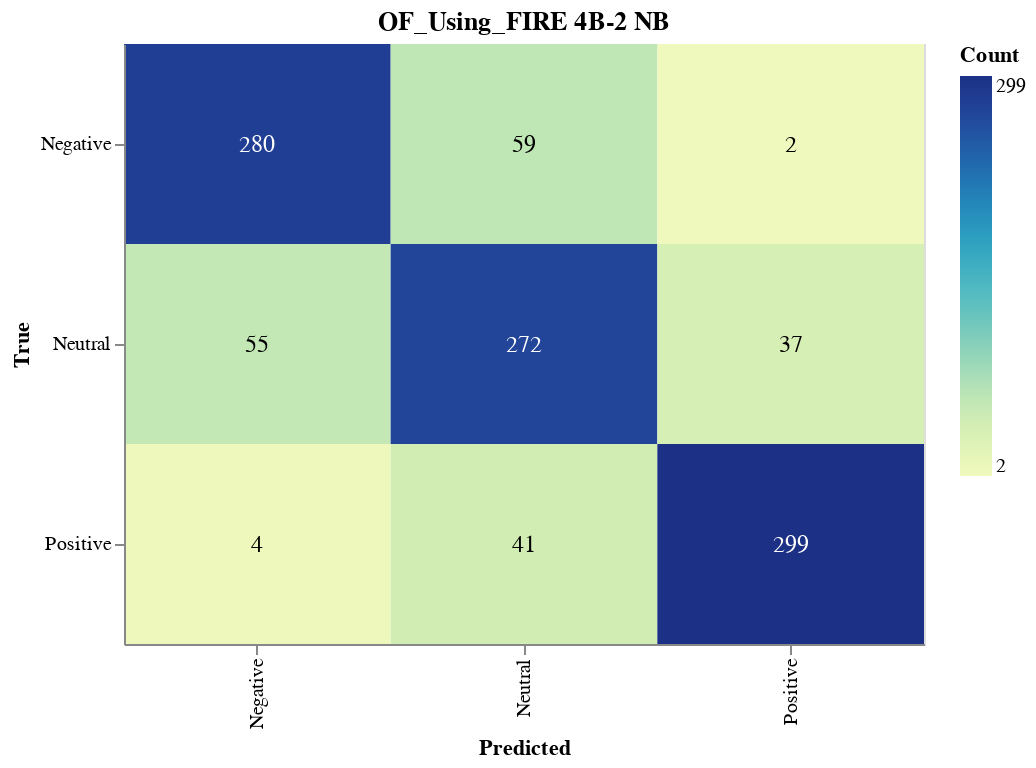

Notebook code for this chart:
### Markdown cell above
#### Save Confusion Matrix

### Code cell
import altair as alt
import pandas as pd
from sklearn.metrics import confusion_matrix

# Calculate the confusion matrix
cm = confusion_matrix(true_labels, nb_validation_predictions)

# Define class names
class_names = ['Negative', 'Neutral', 'Positive']

# Convert confusion matrix to DataFrame
cm_df = pd.DataFrame(cm, index=class_names, columns=class_names).reset_index().melt(id_vars='index')
cm_df.columns = ['True', 'Predicted', 'Count']

# Ensure the order of categories
cm_df['True'] = pd.Categorical(cm_df['True'], categories=class_names, ordered=True)
cm_df['Predicted'] = pd.Categorical(cm_df['Predicted'], categories=class_names, ordered=True)

# Create the Altair plot
heatmap = alt.Chart(cm_df).mark_rect().encode(
    x=alt.X('Predicted:O', sort=class_names),
    y=alt.Y('True:O', sort=class_names),
    color='Count:Q',
    tooltip=['True', 'Predicted', 'Count']
).properties(
    width=400,
    height=300,
    title='OF_Using_FIRE 4B-2 NB'
)

# Add text labels
text = heatmap.mark_text(
    align='center',
    baseline='middle',
    fontSize=12
).encode(
    text='Count:Q',
    color=alt.condition(
        alt.datum.Count > cm.max() / 2,
        alt.value('white'),
        alt.value('black')
    )
)

# Combine heatmap and text
final_chart = heatmap + text

# Display the plot
final_chart.show()

### Figure 1 — Vega-Lite specification as saved in the notebook (floating-point values rounded to 4 significant figures)
{"config": {"view": {"continuousWidth": 300, "continuousHeight": 300}}, "layer": [{"mark": {"type": "rect"}, "encoding": {"color": {"field": "Count", "type": "quantitative"}, "tooltip": [{"field": "True", "type": "ordinal"}, {"field": "Predicted", "type": "ordinal"}, {"field": "Count", "type": "quantitative"}], "x": {"field": "Predicted", "sort": ["Negative", "Neutral", "Positive"], "type": "ordinal"}, "y": {"field": "True", "sort": ["Negative", "Neutral", "Positive"], "type": "ordinal"}}, "title": "OF_Using_FIRE 4B-2 NB"}, {"mark": {"type": "text", "align": "center", "baseline": "middle", "fontSize": 12}, "encoding": {"color": {"condition": {"test": "(datum.Count > 149.5)", "value": "white"}, "value": "black"}, "text": {"field": "Count", "type": "quantitative"}, "tooltip": [{"field": "True", "type": "ordinal"}, {"field": "Predicted", "type": "ordinal"}, {"field": "Count", "type": "quantitative"}], "x": {"field": "Predicted", "sort": ["Negative", "Neutral", "Positive"], "type": "ordinal"}, "y": {"field": "True", "sort": ["Negative", "Neutral", "Positive"], "type": "ordinal"}}, "title": "OF_Using_FIRE 4B-2 NB"}], "data": {"name": "data-f7c813e65c99337e81f895657c1ce650"}, "height": 300, "width": 400, "$schema": "https://vega.github.io/schema/vega-lite/v5.17.0.json", "datasets": {"data-f7c813e65c99337e81f895657c1ce650": [{"True": "Negative", "Predicted": "Negative", "Count": 280}, {"True": "Neutral", "Predicted": "Negative", "Count": 55}, {"True": "Positive", "Predicted": "Negative", "Count": 4}, {"True": "Negative", "Predicted": "Neutral", "Count": 59}, {"True": "Neutral", "Predicted": "Neutral", "Count": 272}, {"True": "Positive", "Predicted": "Neutral", "Count": 41}, {"True": "Negative", "Predicted": "Positive", "Count": 2}, {"True": "Neutral", "Predicted": "Positive", "Count": 37}, {"True": "Positive", "Predicted": "Positive", "Count": 299}]}}
